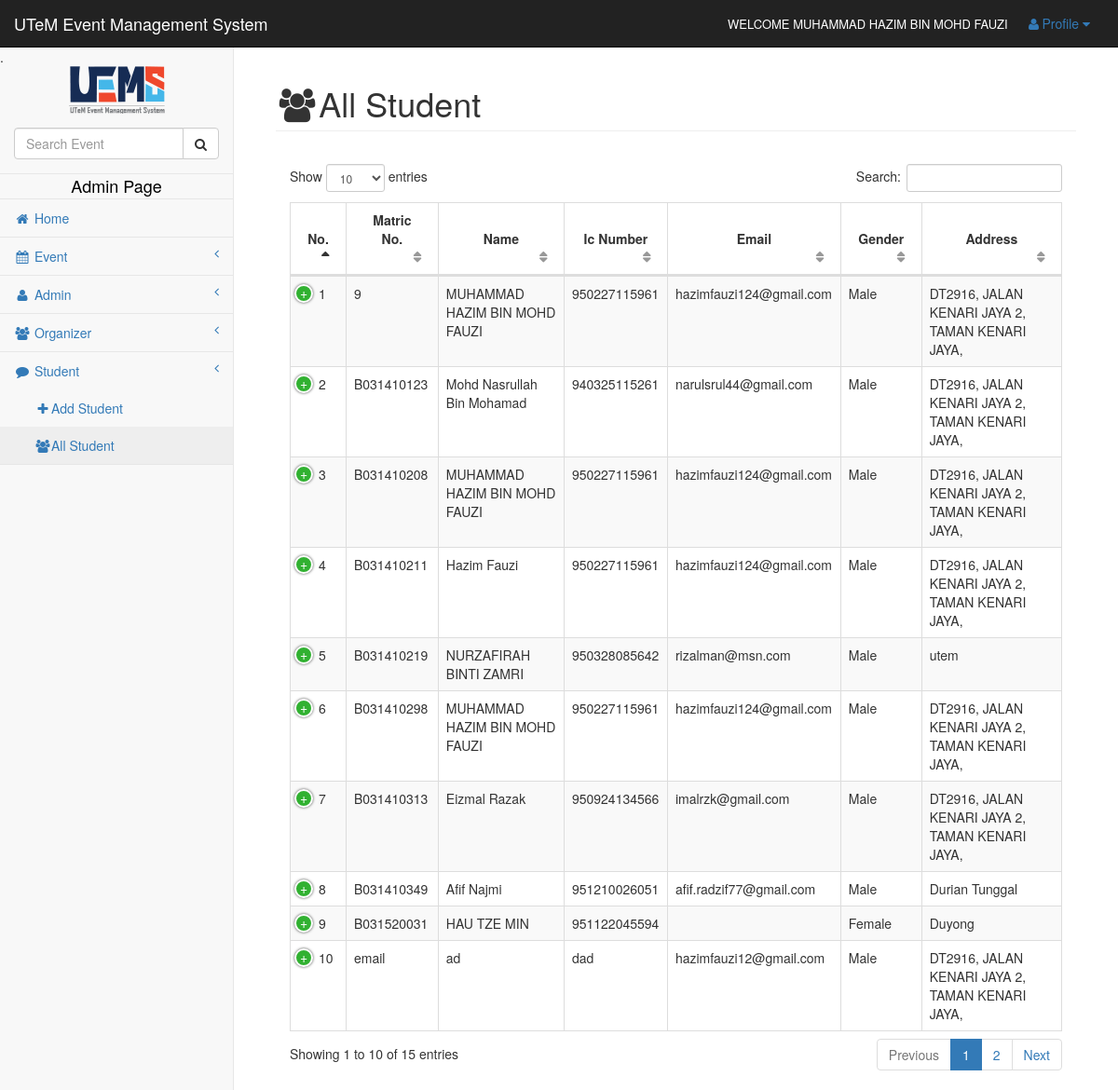
/user/admin/view_student.php (signed in), run on the app's committed database.
### tables this page shows
CREATE TABLE `user` (
  `userId` varchar(20) NOT NULL,
  `name` varchar(60) NOT NULL,
  `icNum` varchar(12) NOT NULL,
  `password` longtext NOT NULL,
  `email` varchar(50) NOT NULL,
  `gender` varchar(10) NOT NULL,
  `address` varchar(100) NOT NULL,
  `phoneNum` varchar(20) NOT NULL,
  `yearLevel` varchar(20) NOT NULL,
  `level` varchar(10) NOT NULL,
  `status` varchar(10) NOT NULL
);

### user/admin/session.php (called while the page is built, shortened)
<?php
$session_id=$_SESSION['id'];
?>

### user/admin/view_student.php (the view, shortened to what this page needs)
<?php include('header.php'); ?>
<?php include('session.php'); ?>
<?php include('admin_top_navbar.php'); ?>
<?php include('admin_sidebar.php'); ?>
        <div id="page-wrapper">
            <div class="container-fluid">
                <div class="row">
                    <div class="col-lg-12">
                        <h1 class="page-header"><i class="fa fa-group fa-fw"></i>All Student</h1>
                    </div>
                </div>
                <div class="panel-body">
                            <table width="100%" class="table table-striped table-bordered table-hover" id="dataTables-example">
                                <thead>
                                    <tr>
                                        <center>
                                        	<th><center>No.</center></th>
											<th><center>Matric No.</center></th>
											<th><center>Name</center></th>
											<th><center>Ic Number</center></th>
                                            <th><center>Email</center></th>
											<th><center>Gender</center></th>
											<th><center>Address</center></th>
										</center>
                                    </tr>
                                </thead>
                                <tbody>
                                  <?php  $user_query=mysql_query("select * from user where level='Student' and userId !='$session_id'")or die(mysql_error());
								  $bil=0;
									while($row=mysql_fetch_array($user_query)){
									$bil++;
									$id=$row['userId'];  ?>
									<tr class="del<?php echo $id ?>">
                                    	<td><?php echo $bil; ?></td>
										<td><?php echo $row['userId']; ?></td>
										<td><?php echo $row['name']; ?> </td>
										<td><?php echo $row['icNum']; ?> </td>
										<td><?php echo $row['email']; ?> </td>
										<td><?php echo $row['gender']; ?> </td>
										<td><?php echo $row['address']; ?></td>
								    </tr>
									<?php  }  ?>
                                </tbody>
                            </table>
                        </div>
                    </div>
                </div>
            </div>
</body>
</html>

### user/admin/header.php (shortened to what this page needs)
<!DOCTYPE html>
<html lang="en">
<head>
    <link href="../../vendor/bootstrap/css/bootstrap.min.css" rel="stylesheet">
    <link href="../../vendor/metisMenu/metisMenu.min.css" rel="stylesheet">
    <link href="../../vendor/datatables-plugins/dataTables.bootstrap.css" rel="stylesheet">
    <link href="../../vendor/datatables-responsive/dataTables.responsive.css" rel="stylesheet">
    <link href="../../dist/css/sb-admin-2.css" rel="stylesheet">
    <link href="../../vendor/morrisjs/morris.css" rel="stylesheet">
    <link href="../../vendor/font-awesome/css/font-awesome.min.css" rel="stylesheet" type="text/css">
</head>
<body>

### user/admin/admin_top_navbar.php (shortened to what this page needs)
<div id="wrapper">
<nav class="navbar navbar-inverse navbar-static-top" role="navigation" style="margin-bottom: 0">
<div class="navbar-header">
  <a class="navbar-brand" href="index.php">UTeM Event Management System</a> </div>
<ul class="nav navbar-top-links navbar-right">
  <li class ="text">
    <p><font size="2" color="white">WELCOME
      <?php
						$query = mysql_query("select name from user where userId = '$session_id'")or die(mysql_error());
						$row=mysql_fetch_array($query);
						echo $row[0];
						?>
      </font></p>
  </li>
  <li class="dropdown"> <a class="dropdown-toggle" data-toggle="dropdown" href="#"> <i class="fa fa-user fa-fw"></i>Profile <i class="fa fa-caret-down"></i> </a>
  </li>
</ul>

### user/admin/admin_sidebar.php (shortened to what this page needs)
<div class="navbar-default sidebar" role="navigation">
                <div class="sidebar-nav navbar-collapse">
                    <ul class="nav" id="side-menu">
                   		.<center>
                        	<a href="index.php"><img src="../../img/logo.png" alt="" /></a>
                        </center>
                        <form action="search.php" method="get">
                        <li class="sidebar-search">
                            <div class="input-group custom-search-form">
                                <input  type="text" class="form-control" name="k" placeholder="Search Event" />
                                <span class="input-group-btn">
                                <button class="btn btn-default" type="submit">
                                    <i class="fa fa-search"></i>
                                </button>
                            </span>
                            </div>
                        </li>
                        </form>
                       	<li>
                            <center><a href="index.php"><font size="4" color="black">Admin Page</font></a></center>
                        </li>
                        <li>
                            <a href="index.php"><i class="fa fa-home fa-fw"></i> Home</a>
                        </li>
                        <li>
                            <a href="#"><i class="fa fa-calendar fa-fw"></i> Event<span class="fa arrow"></span></a>
                        </li>
                        <li>
                            <a href="#"><i class="fa fa-user fa-fw"></i> Admin<span class="fa arrow"></span></a>
                        </li>
                        <li>
                            <a href="#"><i class="fa fa-group fa-fw"></i> Organizer<span class="fa arrow"></span></a>
                        </li>
                        <li>
                            <a href="#"><i class="fa fa-comment fa-fw"></i> Student<span class="fa arrow"></span></a>
                            <ul class="nav nav-second-level">
                                <li>
                                    <a href="add_student.php"><i class="fa fa-plus fa-fw"></i>Add Student</a>
                                </li>
                                <li>
                                    <a href="view_student.php"><i class="fa fa-group fa-fw"></i>All Student</a>
                                </li>
                            </ul>
                        </li>
                    </ul>
                </div>
            </div>
        </nav>

### data on the page
user: name "MUHAMMAD HAZIM BIN MOHD FAUZI"
user: userId "9", name "MUHAMMAD HAZIM BIN MOHD FAUZI", icNum "950227115961", email "hazimfauzi124@gmail.com", gender "Male", address "DT2916, JALAN KENARI JAYA 2, TAMAN KENARI JAYA,"
user: userId "B031410123", name "Mohd Nasrullah Bin Mohamad", icNum "940325115261", email "narulsrul44@gmail.com", gender "Male", address "DT2916, JALAN KENARI JAYA 2, TAMAN KENARI JAYA,"
user: userId "B031410208", name "MUHAMMAD HAZIM BIN MOHD FAUZI", icNum "950227115961", email "hazimfauzi124@gmail.com", gender "Male", address "DT2916, JALAN KENARI JAYA 2, TAMAN KENARI JAYA,"
user: userId "B031410211", name "Hazim Fauzi", icNum "950227115961", email "hazimfauzi124@gmail.com", gender "Male", address "DT2916, JALAN KENARI JAYA 2, TAMAN KENARI JAYA,"
user: userId "B031410219", name "NURZAFIRAH BINTI ZAMRI", icNum "950328085642", email "rizalman@msn.com", gender "Male", address "utem"
user: userId "B031410298", name "MUHAMMAD HAZIM BIN MOHD FAUZI", icNum "950227115961", email "hazimfauzi124@gmail.com", gender "Male", address "DT2916, JALAN KENARI JAYA 2, TAMAN KENARI JAYA,"
user: userId "B031410313", name "Eizmal Razak", icNum "950924134566", email "imalrzk@gmail.com", gender "Male", address "DT2916, JALAN KENARI JAYA 2, TAMAN KENARI JAYA,"
user: userId "B031410349", name "Afif Najmi", icNum "951210026051", email "afif.radzif77@gmail.com", gender "Male", address "Durian Tunggal"
user: userId "B031520031", name "HAU TZE MIN", icNum "951122045594", gender "Female", address "Duyong"
user: userId "email", name "ad", icNum "dad", email "hazimfauzi12@gmail.com", gender "Male", address "DT2916, JALAN KENARI JAYA 2, TAMAN KENARI JAYA,"
